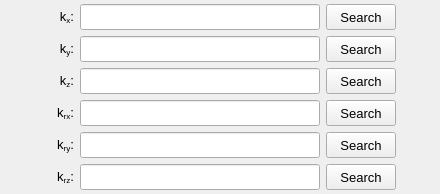
                   <widget class="QWidget" name="tab_spring_table">
                    <attribute name="title">
                     <string>Spring</string>
                    </attribute>
                    <layout class="QGridLayout" name="gridLayout_25">
                     <property name="leftMargin">
                      <number>4</number>
                     </property>
                     <property name="topMargin">
                      <number>4</number>
                     </property>
                     <property name="rightMargin">
                      <number>4</number>
                     </property>
                     <property name="bottomMargin">
                      <number>4</number>
                     </property>
                     <item row="0" column="2">
                      <widget class="QLineEdit" name="lineEdit_path_table_Kx">
                       <property name="enabled">
                        <bool>true</bool>
                       </property>
                       <property name="minimumSize">
                        <size>
                         <width>240</width>
                         <height>26</height>
                        </size>
                       </property>
                       <property name="maximumSize">
                        <size>
                         <width>250</width>
                         <height>26</height>
                        </size>
                       </property>
                       <property name="sizeIncrement">
                        <size>
                         <width>0</width>
                         <height>0</height>
                        </size>
                       </property>
                       <property name="font">
                        <font>
                         <pointsize>9</pointsize>
                        </font>
                       </property>
                       <property name="styleSheet">
                        <string notr="true"/>
                       </property>
                       <property name="alignment">
                        <set>Qt::AlignCenter</set>
                       </property>
                      </widget>
                     </item>
                     <item row="0" column="3">
                      <widget class="QPushButton" name="pushButton_load_Kx_table">
                       <property name="enabled">
                        <bool>true</bool>
                       </property>
                       <property name="sizePolicy">
                        <sizepolicy hsizetype="Expanding" vsizetype="Fixed">
                         <horstretch>0</horstretch>
                         <verstretch>0</verstretch>
                        </sizepolicy>
                       </property>
                       <property name="minimumSize">
                        <size>
                         <width>70</width>
                         <height>26</height>
                        </size>
                       </property>
                       <property name="maximumSize">
                        <size>
                         <width>70</width>
                         <height>16777215</height>
                        </size>
                       </property>
                       <property name="font">
                        <font>
                         <pointsize>10</pointsize>
                        </font>
                       </property>
                       <property name="styleSheet">
                        <string notr="true"/>
                       </property>
                       <property name="text">
                        <string>Search</string>
                       </property>
                      </widget>
                     </item>
                     <item row="0" column="1">
                      <widget class="QLabel" name="label_117">
                       <property name="enabled">
                        <bool>true</bool>
                       </property>
                       <property name="minimumSize">
                        <size>
                         <width>30</width>
                         <height>26</height>
                        </size>
                       </property>
                       <property name="maximumSize">
                        <size>
                         <width>30</width>
                         <height>26</height>
                        </size>
                       </property>
                       <property name="font">
                        <font>
                         <pointsize>10</pointsize>
                        </font>
                       </property>
                       <property name="mouseTracking">
                        <bool>true</bool>
                       </property>
                       <property name="text">
                        <string>&lt;html&gt;&lt;head/&gt;&lt;body&gt;&lt;p align=&quot;right&quot;&gt;&lt;span style=&quot; font-weight:400; font-style:normal;&quot;&gt;k&lt;/span&gt;&lt;span style=&quot; font-weight:400; font-style:normal; vertical-align:sub;&quot;&gt;x&lt;/span&gt;&lt;span style=&quot; font-weight:400; font-style:normal;&quot;&gt;:&lt;/span&gt;&lt;/p&gt;&lt;/body&gt;&lt;/html&gt;</string>
                       </property>
                       <property name="alignment">
                        <set>Qt::AlignCenter</set>
                       </property>
                      </widget>
                     </item>
                     <item row="1" column="3">
                      <widget class="QPushButton" name="pushButton_load_Ky_table">
                       <property name="enabled">
                        <bool>true</bool>
                       </property>
                       <property name="sizePolicy">
                        <sizepolicy hsizetype="Expanding" vsizetype="Fixed">
                         <horstretch>0</horstretch>
                         <verstretch>0</verstretch>
                        </sizepolicy>
                       </property>
                       <property name="minimumSize">
                        <size>
                         <width>70</width>
                         <height>26</height>
                        </size>
                       </property>
                       <property name="maximumSize">
                        <size>
                         <width>70</width>
                         <height>16777215</height>
                        </size>
                       </property>
                       <property name="font">
                        <font>
                         <pointsize>10</pointsize>
                        </font>
                       </property>
                       <property name="styleSheet">
                        <string notr="true"/>
                       </property>
                       <property name="text">
                        <string>Search</string>
                       </property>
                      </widget>
                     </item>
                     <item row="2" column="3">
                      <widget class="QPushButton" name="pushButton_load_Kz_table">
                       <property name="enabled">
                        <bool>true</bool>
                       </property>
                       <property name="sizePolicy">
                        <sizepolicy hsizetype="Expanding" vsizetype="Fixed">
                         <horstretch>0</horstretch>
                         <verstretch>0</verstretch>
                        </sizepolicy>
                       </property>
                       <property name="minimumSize">
                        <size>
                         <width>70</width>
                         <height>26</height>
                        </size>
                       </property>
                       <property name="maximumSize">
                        <size>
                         <width>70</width>
                         <height>16777215</height>
                        </size>
                       </property>
                       <property name="font">
                        <font>
                         <pointsize>10</pointsize>
                        </font>
                       </property>
                       <property name="styleSheet">
                        <string notr="true"/>
                       </property>
                       <property name="text">
                        <string>Search</string>
                       </property>
                      </widget>
                     </item>
                     <item row="2" column="2">
                      <widget class="QLineEdit" name="lineEdit_path_table_Kz">
                       <property name="enabled">
                        <bool>true</bool>
                       </property>
                       <property name="minimumSize">
                        <size>
                         <width>240</width>
                         <height>26</height>
                        </size>
                       </property>
                       <property name="maximumSize">
                        <size>
                         <width>250</width>
                         <height>26</height>
                        </size>
                       </property>
                       <property name="sizeIncrement">
                        <size>
                         <width>0</width>
                         <height>0</height>
                        </size>
                       </property>
                       <property name="font">
                        <font>
                         <pointsize>9</pointsize>
                        </font>
                       </property>
                       <property name="styleSheet">
                        <string notr="true"/>
                       </property>
                       <property name="alignment">
                        <set>Qt::AlignCenter</set>
                       </property>
                      </widget>
                     </item>
                     <item row="3" column="3">
                      <widget class="QPushButton" name="pushButton_load_Krx_table">
                       <property name="enabled">
                        <bool>true</bool>
                       </property>
                       <property name="sizePolicy">
                        <sizepolicy hsizetype="Expanding" vsizetype="Fixed">
                         <horstretch>0</horstretch>
                         <verstretch>0</verstretch>
                        </sizepolicy>
                       </property>
                       <property name="minimumSize">
                        <size>
                         <width>70</width>
                         <height>26</height>
                        </size>
                       </property>
                       <property name="maximumSize">
                        <size>
                         <width>70</width>
                         <height>16777215</height>
                        </size>
                       </property>
                       <property name="font">
                        <font>
                         <pointsize>10</pointsize>
                        </font>
                       </property>
                       <property name="styleSheet">
                        <string notr="true"/>
                       </property>
                       <property name="text">
                        <string>Search</string>
                       </property>
                      </widget>
                     </item>
                     <item row="4" column="1">
                      <widget class="QLabel" name="label_118">
                       <property name="enabled">
                        <bool>true</bool>
                       </property>
                       <property name="minimumSize">
                        <size>
                         <width>30</width>
                         <height>26</height>
                        </size>
                       </property>
                       <property name="maximumSize">
                        <size>
                         <width>30</width>
                         <height>26</height>
                        </size>
                       </property>
                       <property name="font">
                        <font>
                         <pointsize>10</pointsize>
                        </font>
                       </property>
                       <property name="mouseTracking">
                        <bool>true</bool>
                       </property>
                       <property name="text">
                        <string>&lt;html&gt;&lt;head/&gt;&lt;body&gt;&lt;p align=&quot;right&quot;&gt;k&lt;span style=&quot; vertical-align:sub;&quot;&gt;ry&lt;/span&gt;:&lt;/p&gt;&lt;/body&gt;&lt;/html&gt;</string>
                       </property>
                       <property name="alignment">
                        <set>Qt::AlignCenter</set>
                       </property>
                      </widget>
                     </item>
                     <item row="1" column="2">
                      <widget class="QLineEdit" name="lineEdit_path_table_Ky">
                       <property name="enabled">
                        <bool>true</bool>
                       </property>
                       <property name="minimumSize">
                        <size>
                         <width>240</width>
                         <height>26</height>
                        </size>
                       </property>
                       <property name="maximumSize">
                        <size>
                         <width>250</width>
                         <height>26</height>
                        </size>
                       </property>
                       <property name="sizeIncrement">
                        <size>
                         <width>0</width>
                         <height>0</height>
                        </size>
                       </property>
                       <property name="font">
                        <font>
                         <pointsize>9</pointsize>
                        </font>
                       </property>
                       <property name="styleSheet">
                        <string notr="true"/>
                       </property>
                       <property name="alignment">
                        <set>Qt::AlignCenter</set>
                       </property>
                      </widget>
                     </item>
                     <item row="1" column="1">
                      <widget class="QLabel" name="label_132">
                       <property name="enabled">
                        <bool>true</bool>
                       </property>
                       <property name="minimumSize">
                        <size>
                         <width>30</width>
                         <height>26</height>
                        </size>
                       </property>
                       <property name="maximumSize">
                        <size>
                         <width>30</width>
                         <height>26</height>
                        </size>
                       </property>
                       <property name="font">
                        <font>
                         <pointsize>10</pointsize>
                        </font>
                       </property>
                       <property name="mouseTracking">
                        <bool>true</bool>
                       </property>
                       <property name="text">
                        <string>&lt;html&gt;&lt;head/&gt;&lt;body&gt;&lt;p align=&quot;right&quot;&gt;k&lt;span style=&quot; vertical-align:sub;&quot;&gt;y&lt;/span&gt;:&lt;/p&gt;&lt;/body&gt;&lt;/html&gt;</string>
                       </property>
                       <property name="alignment">
                        <set>Qt::AlignCenter</set>
                       </property>
                      </widget>
                     </item>
                     <item row="4" column="3">
                      <widget class="QPushButton" name="pushButton_load_Kry_table">
                       <property name="enabled">
                        <bool>true</bool>
                       </property>
                       <property name="sizePolicy">
                        <sizepolicy hsizetype="Expanding" vsizetype="Fixed">
                         <horstretch>0</horstretch>
                         <verstretch>0</verstretch>
                        </sizepolicy>
                       </property>
                       <property name="minimumSize">
                        <size>
                         <width>70</width>
                         <height>26</height>
                        </size>
                       </property>
                       <property name="maximumSize">
                        <size>
                         <width>70</width>
                         <height>16777215</height>
                        </size>
                       </property>
                       <property name="font">
                        <font>
                         <pointsize>10</pointsize>
                        </font>
                       </property>
                       <property name="styleSheet">
                        <string notr="true"/>
                       </property>
                       <property name="text">
                        <string>Search</string>
                       </property>
                      </widget>
                     </item>
                     <item row="5" column="1">
                      <widget class="QLabel" name="label_119">
                       <property name="enabled">
                        <bool>true</bool>
                       </property>
                       <property name="minimumSize">
                        <size>
                         <width>30</width>
                         <height>26</height>
                        </size>
                       </property>
                       <property name="maximumSize">
                        <size>
                         <width>30</width>
                         <height>26</height>
                        </size>
                       </property>
                       <property name="font">
                        <font>
                         <pointsize>10</pointsize>
                        </font>
                       </property>
                       <property name="mouseTracking">
                        <bool>true</bool>
                       </property>
                       <property name="text">
                        <string>&lt;html&gt;&lt;head/&gt;&lt;body&gt;&lt;p align=&quot;right&quot;&gt;k&lt;span style=&quot; vertical-align:sub;&quot;&gt;rz&lt;/span&gt;:&lt;/p&gt;&lt;/body&gt;&lt;/html&gt;</string>
                       </property>
                       <property name="alignment">
                        <set>Qt::AlignCenter</set>
                       </property>
                      </widget>
                     </item>
                     <item row="3" column="1">
                      <widget class="QLabel" name="label_135">
                       <property name="enabled">
                        <bool>true</bool>
                       </property>
                       <property name="minimumSize">
                        <size>
                         <width>30</width>
                         <height>26</height>
                        </size>
                       </property>
                       <property name="maximumSize">
                        <size>
                         <width>30</width>
                         <height>26</height>
                        </size>
                       </property>
                       <property name="font">
                        <font>
                         <pointsize>10</pointsize>
                        </font>
                       </property>
                       <property name="mouseTracking">
                        <bool>true</bool>
                       </property>
                       <property name="text">
                        <string>&lt;html&gt;&lt;head/&gt;&lt;body&gt;&lt;p align=&quot;right&quot;&gt;k&lt;span style=&quot; vertical-align:sub;&quot;&gt;rx&lt;/span&gt;:&lt;/p&gt;&lt;/body&gt;&lt;/html&gt;</string>
                       </property>
                       <property name="alignment">
                        <set>Qt::AlignCenter</set>
                       </property>
                      </widget>
                     </item>
                     <item row="5" column="2">
                      <widget class="QLineEdit" name="lineEdit_path_table_Krz">
                       <property name="enabled">
                        <bool>true</bool>
                       </property>
                       <property name="minimumSize">
                        <size>
                         <width>240</width>
                         <height>26</height>
                        </size>
                       </property>
                       <property name="maximumSize">
                        <size>
                         <width>250</width>
                         <height>26</height>
                        </size>
                       </property>
                       <property name="sizeIncrement">
                        <size>
                         <width>0</width>
                         <height>0</height>
                        </size>
                       </property>
                       <property name="font">
                        <font>
                         <pointsize>9</pointsize>
                        </font>
                       </property>
                       <property name="styleSheet">
                        <string notr="true"/>
                       </property>
                       <property name="alignment">
                        <set>Qt::AlignCenter</set>
                       </property>
                      </widget>
                     </item>
                     <item row="5" column="3">
                      <widget class="QPushButton" name="pushButton_load_Krz_table">
                       <property name="enabled">
                        <bool>true</bool>
                       </property>
                       <property name="sizePolicy">
                        <sizepolicy hsizetype="Expanding" vsizetype="Fixed">
                         <horstretch>0</horstretch>
                         <verstretch>0</verstretch>
                        </sizepolicy>
                       </property>
                       <property name="minimumSize">
                        <size>
                         <width>70</width>
                         <height>26</height>
                        </size>
                       </property>
                       <property name="maximumSize">
                        <size>
                         <width>70</width>
                         <height>16777215</height>
                        </size>
                       </property>
                       <property name="font">
                        <font>
                         <pointsize>10</pointsize>
                        </font>
                       </property>
                       <property name="styleSheet">
                        <string notr="true"/>
                       </property>
                       <property name="text">
                        <string>Search</string>
                       </property>
                      </widget>
                     </item>
                     <item row="2" column="1">
                      <widget class="QLabel" name="label_134">
                       <property name="enabled">
                        <bool>true</bool>
                       </property>
                       <property name="minimumSize">
                        <size>
                         <width>30</width>
                         <height>26</height>
                        </size>
                       </property>
                       <property name="maximumSize">
                        <size>
                         <width>30</width>
                         <height>26</height>
                        </size>
                       </property>
                       <property name="font">
                        <font>
                         <pointsize>10</pointsize>
                        </font>
                       </property>
                       <property name="mouseTracking">
                        <bool>true</bool>
                       </property>
                       <property name="text">
                        <string>&lt;html&gt;&lt;head/&gt;&lt;body&gt;&lt;p align=&quot;right&quot;&gt;k&lt;span style=&quot; vertical-align:sub;&quot;&gt;z&lt;/span&gt;:&lt;/p&gt;&lt;/body&gt;&lt;/html&gt;</string>
                       </property>
                       <property name="alignment">
                        <set>Qt::AlignCenter</set>
                       </property>
                      </widget>
                     </item>
                     <item row="3" column="2">
                      <widget class="QLineEdit" name="lineEdit_path_table_Krx">
                       <property name="enabled">
                        <bool>true</bool>
                       </property>
                       <property name="minimumSize">
                        <size>
                         <width>240</width>
                         <height>26</height>
                        </size>
                       </property>
                       <property name="maximumSize">
                        <size>
                         <width>250</width>
                         <height>26</height>
                        </size>
                       </property>
                       <property name="sizeIncrement">
                        <size>
                         <width>0</width>
                         <height>0</height>
                        </size>
                       </property>
                       <property name="font">
                        <font>
                         <pointsize>9</pointsize>
                        </font>
                       </property>
                       <property name="styleSheet">
                        <string notr="true"/>
                       </property>
                       <property name="alignment">
                        <set>Qt::AlignCenter</set>
                       </property>
                      </widget>
                     </item>
                     <item row="4" column="2">
                      <widget class="QLineEdit" name="lineEdit_path_table_Kry">
                       <property name="enabled">
                        <bool>true</bool>
                       </property>
                       <property name="minimumSize">
                        <size>
                         <width>240</width>
                         <height>26</height>
                        </size>
                       </property>
                       <property name="maximumSize">
                        <size>
                         <width>250</width>
                         <height>26</height>
                        </size>
                       </property>
                       <property name="sizeIncrement">
                        <size>
                         <width>0</width>
                         <height>0</height>
                        </size>
                       </property>
                       <property name="font">
                        <font>
                         <pointsize>9</pointsize>
                        </font>
                       </property>
                       <property name="styleSheet">
                        <string notr="true"/>
                       </property>
                       <property name="alignment">
                        <set>Qt::AlignCenter</set>
                       </property>
                      </widget>
                     </item>
                     <item row="0" column="0">
                      <spacer name="horizontalSpacer_19">
                       <property name="orientation">
                        <enum>Qt::Horizontal</enum>
                       </property>
                       <property name="sizeHint" stdset="0">
                        <size>
                         <width>40</width>
                         <height>20</height>
                        </size>
                       </property>
                      </spacer>
                     </item>
                     <item row="0" column="4">
                      <spacer name="horizontalSpacer_20">
                       <property name="orientation">
                        <enum>Qt::Horizontal</enum>
                       </property>
                       <property name="sizeHint" stdset="0">
                        <size>
                         <width>40</width>
                         <height>20</height>
                        </size>
                       </property>
                      </spacer>
                     </item>
                    </layout>
                   </widget>
